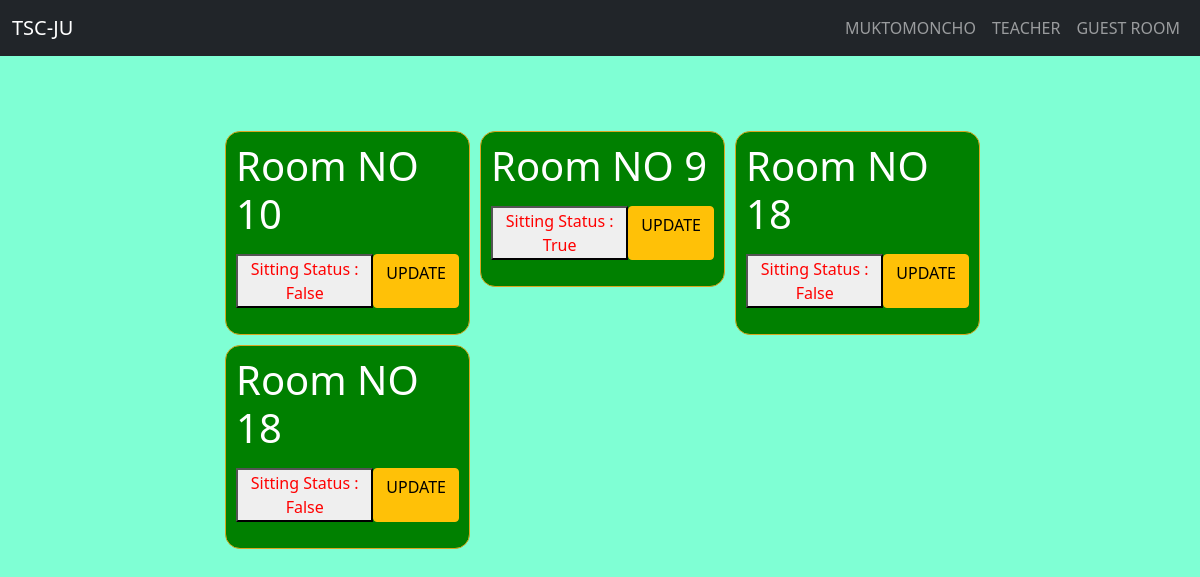
The page / on the database its author committed.
### office/models.py (models this page shows, shortened)
class Organisation (models.Model):
    ACCESSORIES = (
        ('Musical', 'Musical'),
        ('Computer', 'Computer'),
        ('Technology', 'Technology'),
        ('Travelling', 'Travelling'),
        ('Others', 'Others')
    )
    name = models.CharField(max_length=200, blank=True)
    id = models.IntegerField(max_length=7, primary_key=True)
    roomNo = models.ForeignKey(Room, on_delete=models.CASCADE, max_length=3, null=True)
    accessories = models.CharField(max_length=200, null=True, choices=ACCESSORIES)
    sitting = models.BooleanField(default=False, null=True)

class Room (models.Model):
    roomNo = models.CharField(max_length=3, null=True)
    roomType = models.CharField(max_length=30, null=True)
    def __str__(self):
        return self.roomNo

### office/views.py (the view)
# urls.py: path('', views.home, name="home"),
def home(request):
    organisations = Organisation.objects.all()
    context = {
        'organisations':organisations,
     }
    return render(request, 'office/dashboard.html', context)

### office/templates/office/dashboard.html
{% extends 'office/main.html' %}
{% block content %}
<div class="rooms">
    {% for i in organisations %}
    <div href="#" class="roomBox">
        <h1><span class="textStyle" style="color: white;"> Room NO {{i.roomNo}} </span></h1>
        <div class="d-flex justify-content-around my-3">
            <button><span class="textStyle" style="color: red;">Sitting Status : {{i.sitting}} </span></button>
            <a class="btn btn-warning" href="{% url 'updatesitting' i.id %}">UPDATE</a>
        </div>
    </div>
    {% endfor %}
</div>
{% endblock %}

### static/css/main.css (style rules this page uses)
body { background-color: aquamarine; }
.rooms { margin: 70px 0px 100px 220px; }
.roomBox { background-color: green; float: left; width: 25%; border: 1px solid goldenrod; border-radius: 15px; padding: 10px; margin: 5px; }

### rows shown on the page
Organisation: roomNo "10", sitting "False"
Organisation: roomNo "9", sitting "True"
Organisation: roomNo "18", sitting "False"
Organisation: roomNo "18", sitting "False"
